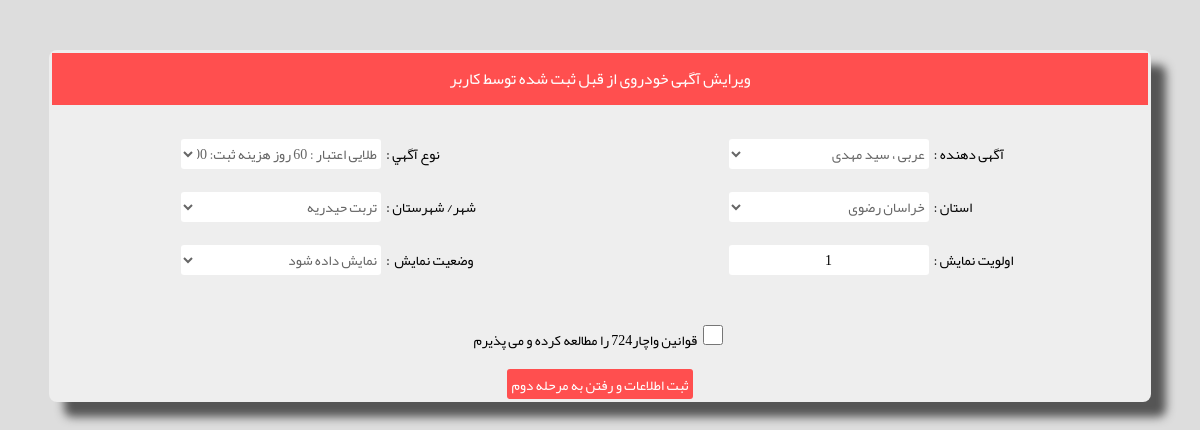
Page /admin_user_reg_car_master.php?edit=1&item_id=1 (signed in) on the committed database.
### tables this page shows
CREATE TABLE `tbl_car_master_info` (
  `auto_id` int(11) NOT NULL AUTO_INCREMENT,
  `f1` int(11) NOT NULL DEFAULT '0',
  `f2` int(11) NOT NULL DEFAULT '0',
  `f3` int(11) NOT NULL DEFAULT '0',
  `f4` varchar(10) DEFAULT '',
  `f5` smallint(6) NOT NULL DEFAULT '1',
  `f6` varchar(1) NOT NULL DEFAULT '1',
  `f7` smallint(6) NOT NULL DEFAULT '1',
  `f8` varchar(1) NOT NULL DEFAULT '0',
  `f9` text,
  `f10` int(11) NOT NULL DEFAULT '1',
  `f11` bigint(20) NOT NULL,
  `f12` int(11) NOT NULL,
  PRIMARY KEY (`auto_id`)
);

CREATE TABLE `tbl_user_info` (
  `auto_id` int(11) NOT NULL AUTO_INCREMENT COMMENT 'code',
  `f1` int(5) NOT NULL DEFAULT '0' COMMENT 'name_user',
  `f2` int(5) NOT NULL DEFAULT '0' COMMENT 'pass_user',
  `f3` varchar(100) DEFAULT NULL COMMENT 'famil_user',
  `f4` varchar(10) DEFAULT NULL,
  `f5` varchar(30) DEFAULT NULL,
  `f6` varchar(35) DEFAULT NULL,
  `f7` varchar(255) DEFAULT NULL,
  `f8` varchar(300) DEFAULT NULL,
  `f9` varchar(10) DEFAULT NULL,
  `f10` varchar(300) NOT NULL DEFAULT '',
  `f11` varchar(20) NOT NULL DEFAULT '',
  `f12` text,
  `f13` varchar(1) NOT NULL DEFAULT '1',
  `f14` int(11) DEFAULT NULL,
  `f15` varchar(100) DEFAULT NULL,
  `f16` varchar(100) DEFAULT NULL,
  `f17` varchar(100) DEFAULT NULL,
  `f18` varchar(255) DEFAULT NULL,
  `f19` varchar(255) DEFAULT NULL,
  `f20` varchar(255) DEFAULT NULL,
  `f21` varchar(255) DEFAULT NULL,
  `f22` varchar(255) DEFAULT NULL,
  `f23` int(11) DEFAULT NULL,
  `f24` int(11) DEFAULT NULL,
  `f25` varchar(1) DEFAULT '1',
  PRIMARY KEY (`auto_id`)
);

CREATE TABLE `tbl_adver_type` (
  `auto_id` int(11) NOT NULL AUTO_INCREMENT,
  `f1` varchar(255) NOT NULL DEFAULT '',
  `f2` int(11) NOT NULL DEFAULT '1',
  `f3` bigint(20) NOT NULL DEFAULT '0',
  `f4` text,
  PRIMARY KEY (`auto_id`)
);

CREATE TABLE `tbl_shahr` (
  `shahr_id` int(11) NOT NULL AUTO_INCREMENT,
  `shomare` int(11) DEFAULT NULL,
  `shahrestan` varchar(255) DEFAULT NULL,
  `markaze_shahrestan` varchar(255) DEFAULT NULL,
  `tarikhe_tasis` varchar(255) DEFAULT NULL,
  `kode_taghsim` varchar(255) DEFAULT NULL,
  `ostan_name` varchar(255) DEFAULT NULL,
  `ostan_id` int(11) DEFAULT NULL,
  PRIMARY KEY (`shahr_id`)
);

CREATE TABLE `tbl_ostan` (
  `ostan_id` int(11) NOT NULL AUTO_INCREMENT,
  `ostan_name` varchar(255) DEFAULT '',
  `markaze_ostan` varchar(255) DEFAULT '',
  `tarikhe_tasis_ostan` int(11) DEFAULT '0',
  `kode_taghsim_ostan` int(11) DEFAULT NULL COMMENT '0',
  `hamjavarha` varchar(255) NOT NULL,
  PRIMARY KEY (`ostan_id`)
);

### admin_user_reg_car_master.php (the view, shortened to what this page needs)
<?php include "header_admin_page.php";
$form_title="مرحله اول: انتخاب نوع آگهی";
$tbl_name="tbl_car_master_info";
if ($_GET["edit"]==1)
{
	$form_title="ویرایش آگهی خودروی از قبل ثبت شده توسط کاربر";
	$edit=1;
	$item_ed_id=(int)$_GET["item_id"];
	  $str_sql="SELECT
	  `tbl_shahr`.`shahrestan`, `tbl_shahr`.`ostan_id`, `tbl_car_master_info`.*,
	  `tbl_shahr`.`shahr_id`
	FROM
	  `tbl_car_master_info` LEFT JOIN
	  `tbl_shahr` ON `tbl_car_master_info`.`f3` = `tbl_shahr`.`shahr_id` ";
		if ($_SESSION["s_user_type_id"]>2)
		{
			$str_sql=$str_sql. " where $tbl_name.auto_id='$item_ed_id' and $tbl_name.f2='$_SESSION[s_user_id]'";
		}
		else
		{
			$str_sql=$str_sql. " where $tbl_name.auto_id='$item_ed_id'";
		}
		$re=mysql_query($str_sql);
		$selected_row=mysql_fetch_array($re);
}
else
{
	$str_sql="SELECT f23,f24 from tbl_user_info  where auto_id='$_SESSION[s_user_id]'";
	$r_city=mysql_query($str_sql);
    list($user_ostan,$user_city)=mysql_fetch_array($r_city);
}
?>
<body>
<p>&nbsp;</p>
<div align="center">
<div class="main_form">
<form method="POST" action="admin_user_reg_car_detail.php" name="frm1" id="frm1">
	<table class="tbl_1_border">
		<tr>
			<td align="center">
				<table border="0" width="100%" cellspacing="0" cellpadding="0" class="tbl_2">
					<tr>
						<td align="center" width="100%"  colspan="4"><div class="cell_header"><?php print $form_title?></div></td>
					</tr>
					<tr>
						<td width="100%" class="cell_message" colspan="4" height=30px;>
						</td>
					</tr>
					<tr>
						<td align="left" width="20%" class="cell_lable">
<?php if($_SESSION["s_user_type_id"]<=2){ ?>
						آگهی دهنده :
<?php }?>
						</td>
						<td align="right" class="cell_input" width="30%">
<?php if($_SESSION["s_user_type_id"]<=2){ ?>
						<select id="f2" name="f2" />
<?php
$re1=mysql_query("select auto_id,f3,f22 from tbl_user_info order by f22 asc");
while($row2 = mysql_fetch_array($re1))
{
 ?>
<option <?php if($_SESSION["s_user_id"]==$row2[auto_id]&&$edit!=1) print " selected"; if ($edit) {if ($selected_row["f2"]==$row2["auto_id"]) print " selected";}?>  value=<?php print $row2[auto_id];?> ><?php print $row2["f22"]." ، ".$row2["f3"] ?></option>
<?php }?>
<?php }?>
</td>
<td align="right" width="20%" class="cell_lable">نوع آگهي :</td>
						<td class="cell_input" align="right" width="30%" >
<select id="f12" name="f12" />
<?php
$re=mysql_query("select auto_id,f1,f2,f3 from tbl_adver_type");
while($row2 = mysql_fetch_array($re))
{
 ?>
<option  value=<?php print $row2[auto_id];?> <?php if($selected_row["f12"]==$row2["auto_id"]) print " selected"?> ><?php print $row2[f1]." اعتبار : ".$row2[f2]." روز "." هزينه ثبت: ".$row2[f3]." ريال " ?></option>
<?php }?>
</select></td>
					</tr>
					<tr>
                                       		<td align="left" width="20%" class="cell_sp">&nbsp;</td>
						<td align="right" class="cell_sp" width="30%">
						</td>
						<td align="left" width="20%" class="cell_sp">&nbsp;</td>
						<td class="cell_sp" align="right" width="30%"><span class="fld_err" id="err_f12"></span>
						</td>
					</tr>
					<tr>
						<td align="left" width="20%" class="cell_lable">
						استان :</td>
					<td align="right" class="cell_input" width="30%">
						<select id="f3_temp" name="f3_temp"  onchange="loadcity2(this.options[this.selectedIndex].value);"/>
<?php
$re=mysql_query("select ostan_id,ostan_name from tbl_ostan");
while($row2 = mysql_fetch_array($re))
{
 ?>
<option value=<?php print $row2[ostan_id];?>  <?php if($selected_row["ostan_id"]==$row2[ostan_id]||$user_ostan==$row2[ostan_id]) print " selected"?>  ><?php print $row2["ostan_name"] ?></option>
<?php }?>
</select></td>
						<td align="left" width="20%" class="cell_lable">شهر/
						شهرستان :</td>
						<td class="cell_input" align="right" width="30%" >
						<select id="f3" name="f3"  />
<?php
if($selected_row["shahr_id"]!=0||$selected_row["shahr_id"]!="")
{
	$re=mysql_query("select shahr_id,shahrestan from tbl_shahr where shahr_id=$selected_row[shahr_id]");
	list($cur_shahr_id,$cur_shahr_name)=mysql_fetch_array($re);
}
else
if($user_city!="")
{
	$re=mysql_query("select shahr_id,shahrestan from tbl_shahr where shahr_id=$user_city");
	list($cur_shahr_id,$cur_shahr_name)=mysql_fetch_array($re);
}
 ?>
						<option  value="<?php print $cur_shahr_id?>" selected><?php print $cur_shahr_name?></option>
						<span id="group_loader"></span></td>
					</tr>
					<tr>
						<td align="left" width="20%" class="cell_sp">&nbsp;</td>
						<td align="right" class="cell_sp" width="30%">
						<span class="fld_err" id="err_f3_temp"></span></td>
						<td align="left" width="20%" class="cell_sp">&nbsp;</td>
						<td class="cell_sp" align="right" width="30%">
						<span class="fld_err" id="err_f3"></span></td>
					</tr>
					<tr>
						<td align="left" width="20%" class="cell_lable">اولویت
						نمایش :</td>
						<td align="right" class="cell_input" width="30%">
						<input type="text" name="f5" id="f5"  value="<?php if($edit) print $selected_row[f5];else print '1'?>"></td>
						<td align="left" width="20%" class="cell_lable">وضعیت
						نمایش <span lang="en-us">&nbsp;</span>:</td>
						<td class="cell_input" align="right" width="30%">
						<select id="f6" name="f6" size="1"  />
						<option <?php if($edit) if ($selected_row["f6"]=="1") print "selected"?> value="1">نمایش داده شود</option>
					</td>
					</tr>
					<tr>
						<td align="left" width="20%" class="cell_sp">&nbsp;</td>
						<td align="right" class="cell_sp" width="30%"><span class="fld_err" id="err_f5"></span></td>
						<td align="left" width="20%" class="cell_sp">&nbsp;</td>
						<td class="cell_sp" align="right" width="30%">
</td>
					</tr>
					<tr>
						<td align="center" width="100%"  colspan="4">
						&nbsp;</td>
						</tr>
					<tr>
						<td align="center" width="100%"  colspan="4">
						<input type="checkbox" name="f_roul" id="f_roul"> قوانین واچار724 را مطالعه کرده و می پذیرم
						<br>
						</td>
						</tr>
				<tr>
						<td align="center" width="100%" class="cell_sp" colspan="4">
						&nbsp;</td>
					</tr>
				<tr>
						<td align="center" width="100%" class="cell_submit" colspan="4">
						<input type="button" value="ثبت اطلاعات و رفتن به مرحله دوم" name="btn_save" onclick="insert_item();"></td>
					</tr>
				</table>
			</td>
		</tr>
	</table>
	</form>
</div>
</div>
<p>&nbsp;</p>
</body>

### css/admin_style.css (style rules this page uses)
p,table,td { font-family:WebYekan;font-size:14px;color:#000;font-weight:400 }
input,select,textarea { font-family:WebYekan;font-size:13px;color:#000 }
BODY { font-family:WebYekan;font-size:14px;color:#000;font-weight:400;background-color:#ddd;scrollbar-face-color:#E1E7EA;scrollbar-shadow-color:#E1E7EA;scrollbar-base-color:#E1E7EA;scrollbar-track-color:#E1E7EA;scrollbar-arrow-color:#8DA6B8 }
.main_form { background:#eee;box-shadow:15px 15px 10px #555;border-radius:8px;width:93%;text-align:center }
.tbl_1_border { border:0;direction:rt;width:100% }
.cell_header { text-align:center;font-size:16px;background:#FF4F4F;color:#fff;font-weight:400;padding:10px }
.cell_sp { height:15px;text-align:right;font-size:2px }
.cell_lable { text-align:left;padding:5px }
.cell_message { text-align:center;height:30px }
input[type=text] { width:200px;height:30px;border:0 solid #666;border-radius:3px;font-family:WebYekan;font-size:14px;font-weight:400;background:#fff;color:#000;padding:2px 4px;text-align:center }
input[type=checkbox] { width:20px;height:20px }
input[type=button] { height:30px;border:0 solid #111;border-radius:3px;font-family:WebYekan;font-size:14px;font-weight:normaler;background:#FF4F4F;color:#fff;padding:2px 4px;text-align:center;cursor:pointer }
select { width:200px;height:30px;border:0 solid #666;border-radius:3px;font-family:WebYekan;font-size:14px;font-weight:400;background:#fff;color:#666;text-align:right }

### rows in the picture
tbl_car_master_info: f2 "عربی ، سید مهدی", f12 "طلایی اعتبار : 60 روز هزينه ثبت: 70000 ريال", f5 "1", f6 "نمایش داده شود"
tbl_shahr: f3_temp "خراسان رضوي", f3 "تربت حيدريه"

### other values in the picture
$form_title "ویرایش آگهی خودروی از قبل ثبت شده توسط کاربر"
